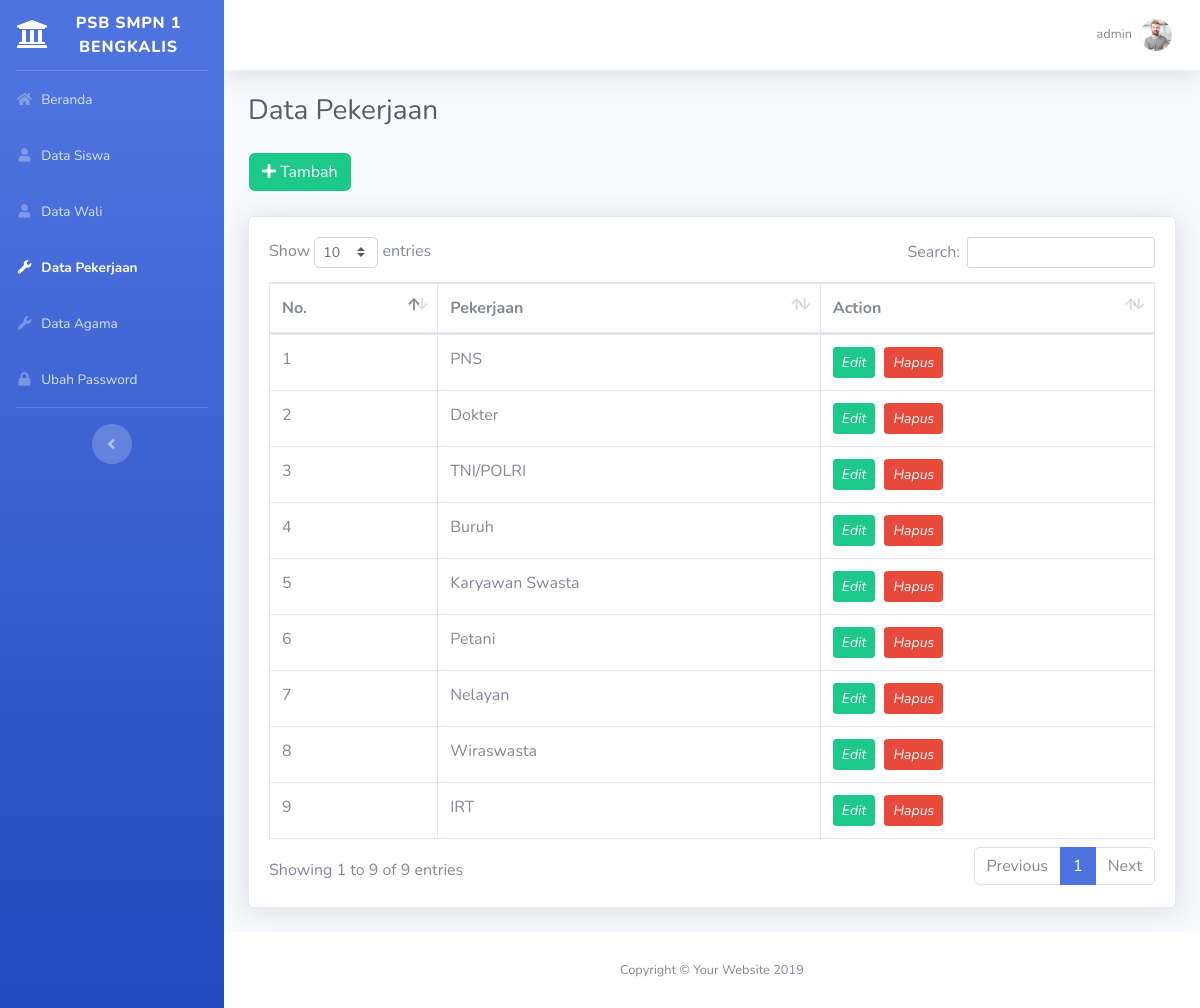
Page /main.php?module=pekerjaan (signed in) on the committed database.
### tables this page shows
CREATE TABLE `pekerjaan` (
  `id_pekerjaan` int(11) NOT NULL,
  `pekerjaan` varchar(50) NOT NULL
);

### modules/pekerjaan/view.php (the view, shortened to what this page needs)
<div class="d-sm-flex align-items-center justify-content-between mb-4">
    <h1 class="h3 mb-0 text-gray-800">Data Pekerjaan</h1>
</div>
<?php if ($_SESSION['hak_akses']=='admin') { ?>
    <table class="pull-right">
    <tr>
        <td style="padding-right: 10px">
            <a class="btn btn-success btn-social pull-right" href="?module=form_pekerjaan&form=add" title="Tambah Data" data-toggle="tooltip">
                <i class="fa fa-plus"></i> Tambah
            </a>
        </td>
    </tr>
    </table>
    <br>
<div class="card shadow mb-4">
    <div class="card-body">
        <div class="table-responsive">
            <table class="table table-bordered" id="dataTable" width="100%" cellspacing="0">
                <thead>
                <tr>
                    <th>No.</th>
                    <th>Pekerjaan</th>
                    <th>Action</th>
                </tr>
                </thead>
                <tbody>
            <?php
            $query = mysqli_query($mysqli, "SELECT * FROM pekerjaan")
            or die('Ada kesalahan pada query tampil Data pekerjaan: '.mysqli_error($mysqli));
            $no = 1;
            while ($data = mysqli_fetch_assoc($query)) {
                echo "
                    <tr>
                    <td>$no</td>
                    <td>$data[pekerjaan]</td>
                    <td>
                          <a data-toggle='tooltip' data-placement='top' title='Detail' style='margin-right:5px' class='btn btn-success btn-sm' href='?module=form_pekerjaan&form=update&id_pekerjaan=$data[id_pekerjaan]'>
                              <i style='color:#fff' class='glyphicon glyphicon-folder-open'>Edit</i>
                          </a>
                          ";
            ?>
            <a data-toggle="tooltip" data-placement="top" title="Hapus" class="btn btn-danger btn-sm" href="modules/pekerjaan/proses.php?act=delete&id_pekerjaan=<?php echo $data['id_pekerjaan'];?>" onclick="return confirm('Anda yakin ingin menghapus <?php echo $data['pekerjaan']; ?> ?');">
                              <i style="color:#fff" class="glyphicon glyphicon-trash">Hapus</i>
                          </a>
                    </td>
                </tr>
                <?php
                $no++;
            }
            ?>
                </tbody>
            </table>
        </div>
    </div>
</div>
<?php } else { ?>
<?php } ?>

### topbar.php (shortened to what this page needs)
<?php
require_once "config/database.php";
if ($_SESSION['hak_akses']=='admin') {
    $query = mysqli_query($mysqli, "SELECT * FROM admin WHERE id_admin='$_SESSION[id_admin]'")
    or die('Ada kesalahan pada query tampil Manajemen User: ' . mysqli_error($mysqli));
} else if ($_SESSION['hak_akses']=='panitia') {
    $query = mysqli_query($mysqli, "SELECT * FROM admin WHERE id_admin='$_SESSION[id_admin]'")
    or die('Ada kesalahan pada query tampil Manajemen User: ' . mysqli_error($mysqli));
} else {
    $query = mysqli_query($mysqli, "SELECT * FROM siswa WHERE id_siswa='$_SESSION[id_siswa]'")
    or die('Ada kesalahan pada query tampil Manajemen User: ' . mysqli_error($mysqli));
}
$data = mysqli_fetch_assoc($query);
?>
<?php if ($_SESSION['hak_akses']=='admin') { ?>
<nav class="navbar navbar-expand navbar-light bg-white topbar mb-4 static-top shadow">
    <iframe scrolling="no" frameborder="no" clocktype="html5" style="overflow:hidden;border:0;margin:0;padding:0;width:120px;height:40px;"src="https://www.clocklink.com/html5embed.php?clock=043&timezone=Indonesia_Jakarta&color=blue&size=120&Title=&Message=&Target=&From=2020,1,1,0,0,0&Color=blue"></iframe>
    <ul class="navbar-nav ml-auto">
        <li class="nav-item dropdown no-arrow">
            <a class="nav-link dropdown-toggle" href="#" id="userDropdown" role="button" data-toggle="dropdown" aria-haspopup="true" aria-expanded="false">
                <span class="mr-2 d-none d-lg-inline text-gray-600 small"><?php echo $data['nama_admin']; ?> </span>
                <?php
                if ($data['foto']=="") { ?>
                    <img src="images/admin/user-default.png" class="img-profile rounded-circle" alt="User Image"/>
                    <?php
                }
                else { ?>
                    <img src="images/admin/<?php echo $data['foto']; ?>" class="img-profile rounded-circle" alt="User Image"/>
                    <?php
                }
                ?>
            </a>
        </li>
    </ul>
</nav>
<?php } else if ($_SESSION['hak_akses']=='panitia') { ?>
    <nav class="navbar navbar-expand navbar-light bg-white topbar mb-4 static-top shadow">
        <button id="sidebarToggleTop" class="btn btn-link d-md-none rounded-circle mr-3">
            <i class="fa fa-bars"></i>
        </button>
        <iframe scrolling="no" frameborder="no" clocktype="html5" style="overflow:hidden;border:0;margin:0;padding:0;width:120px;height:40px;"src="https://www.clocklink.com/html5embed.php?clock=043&timezone=Indonesia_Jakarta&color=blue&size=120&Title=&Message=&Target=&From=2020,1,1,0,0,0&Color=blue"></iframe>
        <ul class="navbar-nav ml-auto">
            <li class="nav-item dropdown no-arrow">
                <a class="nav-link dropdown-toggle" href="#" id="userDropdown" role="button" data-toggle="dropdown" aria-haspopup="true" aria-expanded="false">
                    <span class="mr-2 d-none d-lg-inline text-gray-600 small"><?php echo $data['nama_admin']; ?> </span>
                    <?php
                    if ($data['foto']=="") { ?>
                        <img src="images/admin/user-default.png" class="img-profile rounded-circle" alt="User Image"/>
                        <?php
                    }
                    else { ?>
                        <img src="images/admin/<?php echo $data['foto']; ?>" class="img-profile rounded-circle" alt="User Image"/>
                        <?php
                    }
                    ?>
                </a>
                <div class="dropdown-menu dropdown-menu-right shadow animated--grow-in" aria-labelledby="userDropdown">
                    <a class="dropdown-item" href="?module=profil">
                        <i class="fas fa-user fa-sm fa-fw mr-2 text-gray-400"></i>
                        Profile
                    </a>
                    <div class="dropdown-divider"></div>
                    <a class="dropdown-item" href="#logout" data-toggle="modal" data-target="#logoutModal">
                        <i class="fas fa-sign-out-alt fa-sm fa-fw mr-2 text-gray-400"></i>
                        Logout
                    </a>
                </div>
            </li>
        </ul>
    </nav>
<?php } ?>

### rows in the picture
pekerjaan: pekerjaan "PNS"
pekerjaan: pekerjaan "Dokter"
pekerjaan: pekerjaan "TNI/POLRI"
pekerjaan: pekerjaan "Buruh"
pekerjaan: pekerjaan "Karyawan Swasta"
pekerjaan: pekerjaan "Petani"
pekerjaan: pekerjaan "Nelayan"
pekerjaan: pekerjaan "Wiraswasta"
pekerjaan: pekerjaan "IRT"

### other values in the picture
$data['nama_admin'] "admin"
